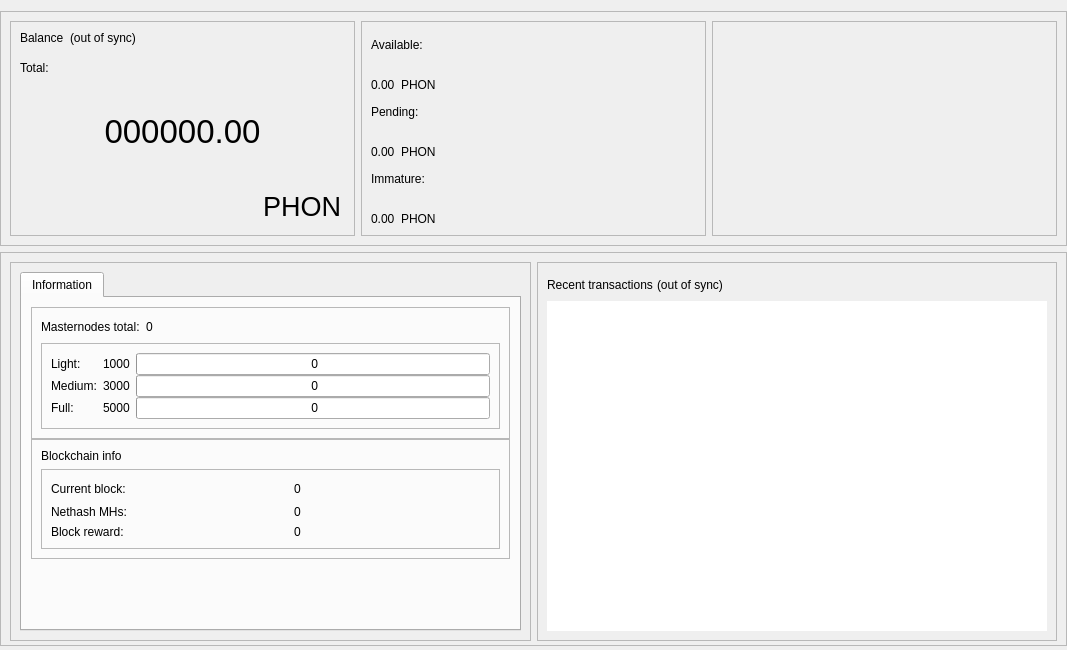
<?xml version="1.0" encoding="UTF-8"?>
<ui version="4.0">
 <class>OverviewPage</class>
 <widget class="QWidget" name="OverviewPage">
  <property name="geometry">
   <rect>
    <x>0</x>
    <y>0</y>
    <width>1067</width>
    <height>650</height>
   </rect>
  </property>
  <property name="minimumSize">
   <size>
    <width>960</width>
    <height>0</height>
   </size>
  </property>
  <property name="windowTitle">
   <string>Form</string>
  </property>
  <layout class="QVBoxLayout" name="topLayout">
   <property name="leftMargin">
    <number>0</number>
   </property>
   <property name="rightMargin">
    <number>0</number>
   </property>
   <property name="bottomMargin">
    <number>4</number>
   </property>
   <item>
    <layout class="QVBoxLayout" name="verticalLayout_main">
     <property name="sizeConstraint">
      <enum>QLayout::SetDefaultConstraint</enum>
     </property>
     <property name="leftMargin">
      <number>0</number>
     </property>
     <property name="rightMargin">
      <number>0</number>
     </property>
     <item>
      <widget class="QFrame" name="frame_blue">
       <property name="enabled">
        <bool>true</bool>
       </property>
       <property name="sizePolicy">
        <sizepolicy hsizetype="Preferred" vsizetype="Preferred">
         <horstretch>0</horstretch>
         <verstretch>0</verstretch>
        </sizepolicy>
       </property>
       <property name="minimumSize">
        <size>
         <width>1065</width>
         <height>220</height>
        </size>
       </property>
       <property name="maximumSize">
        <size>
         <width>16777215</width>
         <height>16777215</height>
        </size>
       </property>
       <property name="sizeIncrement">
        <size>
         <width>0</width>
         <height>0</height>
        </size>
       </property>
       <property name="baseSize">
        <size>
         <width>0</width>
         <height>500</height>
        </size>
       </property>
       <property name="frameShape">
        <enum>QFrame::StyledPanel</enum>
       </property>
       <property name="frameShadow">
        <enum>QFrame::Raised</enum>
       </property>
       <layout class="QHBoxLayout" name="horizontalLayout">
        <item>
         <widget class="QFrame" name="frame_blue_1">
          <property name="minimumSize">
           <size>
            <width>345</width>
            <height>200</height>
           </size>
          </property>
          <property name="maximumSize">
           <size>
            <width>16777215</width>
            <height>16777215</height>
           </size>
          </property>
          <property name="frameShape">
           <enum>QFrame::StyledPanel</enum>
          </property>
          <property name="frameShadow">
           <enum>QFrame::Raised</enum>
          </property>
          <layout class="QHBoxLayout" name="horizontalLayout_2">
           <item>
            <layout class="QVBoxLayout" name="verticalLayout">
             <item>
              <layout class="QHBoxLayout" name="horizontalLayout_3">
               <property name="spacing">
                <number>6</number>
               </property>
               <property name="sizeConstraint">
                <enum>QLayout::SetFixedSize</enum>
               </property>
               <item>
                <widget class="QLabel" name="label_5">
                 <property name="minimumSize">
                  <size>
                   <width>0</width>
                   <height>24</height>
                  </size>
                 </property>
                 <property name="maximumSize">
                  <size>
                   <width>16777215</width>
                   <height>24</height>
                  </size>
                 </property>
                 <property name="text">
                  <string>Balance</string>
                 </property>
                 <property name="alignment">
                  <set>Qt::AlignLeading|Qt::AlignLeft|Qt::AlignTop</set>
                 </property>
                </widget>
               </item>
               <item>
                <widget class="QLabel" name="labelWalletStatus">
                 <property name="minimumSize">
                  <size>
                   <width>0</width>
                   <height>24</height>
                  </size>
                 </property>
                 <property name="maximumSize">
                  <size>
                   <width>16777215</width>
                   <height>24</height>
                  </size>
                 </property>
                 <property name="text">
                  <string>(out of sync)</string>
                 </property>
                 <property name="alignment">
                  <set>Qt::AlignLeading|Qt::AlignLeft|Qt::AlignTop</set>
                 </property>
                </widget>
               </item>
               <item>
                <spacer name="horizontalSpacer">
                 <property name="orientation">
                  <enum>Qt::Horizontal</enum>
                 </property>
                 <property name="sizeHint" stdset="0">
                  <size>
                   <width>40</width>
                   <height>20</height>
                  </size>
                 </property>
                </spacer>
               </item>
              </layout>
             </item>
             <item>
              <widget class="QLabel" name="labelTotalText">
               <property name="maximumSize">
                <size>
                 <width>16777215</width>
                 <height>15</height>
                </size>
               </property>
               <property name="text">
                <string>Total:</string>
               </property>
              </widget>
             </item>
             <item>
              <widget class="QLabel" name="labelTotal">
               <property name="sizePolicy">
                <sizepolicy hsizetype="Preferred" vsizetype="Preferred">
                 <horstretch>0</horstretch>
                 <verstretch>0</verstretch>
                </sizepolicy>
               </property>
               <property name="minimumSize">
                <size>
                 <width>0</width>
                 <height>100</height>
                </size>
               </property>
               <property name="maximumSize">
                <size>
                 <width>16777215</width>
                 <height>100</height>
                </size>
               </property>
               <property name="font">
                <font>
                 <pointsize>25</pointsize>
                 <weight>50</weight>
                 <bold>false</bold>
                </font>
               </property>
               <property name="mouseTracking">
                <bool>false</bool>
               </property>
               <property name="text">
                <string>000000.00</string>
               </property>
               <property name="alignment">
                <set>Qt::AlignCenter</set>
               </property>
              </widget>
             </item>
             <item>
              <layout class="QHBoxLayout" name="horizontalLayout_11">
               <item>
                <spacer name="horizontalSpacer_8">
                 <property name="orientation">
                  <enum>Qt::Horizontal</enum>
                 </property>
                 <property name="sizeHint" stdset="0">
                  <size>
                   <width>40</width>
                   <height>20</height>
                  </size>
                 </property>
                </spacer>
               </item>
               <item>
                <widget class="QPushButton" name="blabel_PhoneCoin">
                 <property name="font">
                  <font>
                   <pointsize>20</pointsize>
                   <italic>false</italic>
                   <kerning>true</kerning>
                  </font>
                 </property>
                 <property name="cursor">
                  <cursorShape>PointingHandCursor</cursorShape>
                 </property>
                 <property name="text">
                  <string>PHON</string>
                 </property>
                 <property name="flat">
                  <bool>true</bool>
                 </property>
                </widget>
               </item>
              </layout>
             </item>
            </layout>
           </item>
          </layout>
         </widget>
        </item>
        <item>
         <widget class="QFrame" name="frame_blue_2">
          <property name="minimumSize">
           <size>
            <width>345</width>
            <height>200</height>
           </size>
          </property>
          <property name="maximumSize">
           <size>
            <width>16777215</width>
            <height>16777215</height>
           </size>
          </property>
          <property name="frameShape">
           <enum>QFrame::StyledPanel</enum>
          </property>
          <property name="frameShadow">
           <enum>QFrame::Raised</enum>
          </property>
          <layout class="QVBoxLayout" name="verticalLayout_3">
           <item>
            <layout class="QVBoxLayout" name="verticalLayout_2">
             <item>
              <widget class="QLabel" name="labelBalanceText">
               <property name="text">
                <string>Available:</string>
               </property>
              </widget>
             </item>
             <item>
              <layout class="QHBoxLayout" name="horizontalLayout_4">
               <item>
                <widget class="QLabel" name="labelBalance">
                 <property name="text">
                  <string>0.00</string>
                 </property>
                 <property name="alignment">
                  <set>Qt::AlignBottom|Qt::AlignLeading|Qt::AlignLeft</set>
                 </property>
                </widget>
               </item>
               <item>
                <widget class="QLabel" name="label_PhoneCoin2">
                 <property name="text">
                  <string>PHON</string>
                 </property>
                 <property name="alignment">
                  <set>Qt::AlignBottom|Qt::AlignLeading|Qt::AlignLeft</set>
                 </property>
                </widget>
               </item>
               <item>
                <spacer name="horizontalSpacer_3">
                 <property name="orientation">
                  <enum>Qt::Horizontal</enum>
                 </property>
                 <property name="sizeHint" stdset="0">
                  <size>
                   <width>40</width>
                   <height>20</height>
                  </size>
                 </property>
                </spacer>
               </item>
              </layout>
             </item>
             <item>
              <widget class="QLabel" name="labelPendingText">
               <property name="text">
                <string>Pending:</string>
               </property>
              </widget>
             </item>
             <item>
              <layout class="QHBoxLayout" name="horizontalLayout_5">
               <item>
                <widget class="QLabel" name="labelUnconfirmed">
                 <property name="text">
                  <string>0.00</string>
                 </property>
                 <property name="alignment">
                  <set>Qt::AlignBottom|Qt::AlignLeading|Qt::AlignLeft</set>
                 </property>
                </widget>
               </item>
               <item>
                <widget class="QLabel" name="label_PhoneCoin3">
                 <property name="text">
                  <string>PHON</string>
                 </property>
                 <property name="alignment">
                  <set>Qt::AlignBottom|Qt::AlignLeading|Qt::AlignLeft</set>
                 </property>
                </widget>
               </item>
               <item>
                <spacer name="horizontalSpacer_4">
                 <property name="orientation">
                  <enum>Qt::Horizontal</enum>
                 </property>
                 <property name="sizeHint" stdset="0">
                  <size>
                   <width>40</width>
                   <height>20</height>
                  </size>
                 </property>
                </spacer>
               </item>
              </layout>
             </item>
             <item>
              <widget class="QLabel" name="labelImmatureText">
               <property name="text">
                <string>Immature:</string>
               </property>
              </widget>
             </item>
             <item>
              <layout class="QHBoxLayout" name="horizontalLayout_6">
               <item>
                <widget class="QLabel" name="labelImmature">
                 <property name="text">
                  <string>0.00</string>
                 </property>
                 <property name="alignment">
                  <set>Qt::AlignBottom|Qt::AlignLeading|Qt::AlignLeft</set>
                 </property>
                </widget>
               </item>
               <item>
                <widget class="QLabel" name="label_PhoneCoin4">
                 <property name="text">
                  <string>PHON</string>
                 </property>
                 <property name="alignment">
                  <set>Qt::AlignBottom|Qt::AlignLeading|Qt::AlignLeft</set>
                 </property>
                </widget>
               </item>
               <item>
                <spacer name="horizontalSpacer_5">
                 <property name="orientation">
                  <enum>Qt::Horizontal</enum>
                 </property>
                 <property name="sizeHint" stdset="0">
                  <size>
                   <width>40</width>
                   <height>20</height>
                  </size>
                 </property>
                </spacer>
               </item>
              </layout>
             </item>
            </layout>
           </item>
          </layout>
         </widget>
        </item>
        <item>
         <spacer name="horizontalSpacer_9">
          <property name="orientation">
           <enum>Qt::Horizontal</enum>
          </property>
          <property name="sizeHint" stdset="0">
           <size>
            <width>40</width>
            <height>20</height>
           </size>
          </property>
         </spacer>
        </item>
        <item>
         <widget class="QFrame" name="frame_blue_3">
          <property name="minimumSize">
           <size>
            <width>345</width>
            <height>200</height>
           </size>
          </property>
          <property name="maximumSize">
           <size>
            <width>16777215</width>
            <height>16777215</height>
           </size>
          </property>
          <property name="frameShape">
           <enum>QFrame::StyledPanel</enum>
          </property>
          <property name="frameShadow">
           <enum>QFrame::Raised</enum>
          </property>
          <layout class="QVBoxLayout" name="verticalLayout_5">
           <item>
            <layout class="QVBoxLayout" name="verticalLayout_4"/>
           </item>
          </layout>
         </widget>
        </item>
       </layout>
      </widget>
     </item>
     <item>
      <widget class="QFrame" name="frame_bottom">
       <property name="minimumSize">
        <size>
         <width>0</width>
         <height>100</height>
        </size>
       </property>
       <property name="maximumSize">
        <size>
         <width>16777215</width>
         <height>16777215</height>
        </size>
       </property>
       <property name="frameShape">
        <enum>QFrame::StyledPanel</enum>
       </property>
       <property name="frameShadow">
        <enum>QFrame::Raised</enum>
       </property>
       <layout class="QHBoxLayout" name="horizontalLayout_7">
        <property name="bottomMargin">
         <number>4</number>
        </property>
        <item>
         <widget class="QFrame" name="frame_bottom_1">
          <property name="minimumSize">
           <size>
            <width>355</width>
            <height>100</height>
           </size>
          </property>
          <property name="maximumSize">
           <size>
            <width>16777215</width>
            <height>16777215</height>
           </size>
          </property>
          <property name="frameShape">
           <enum>QFrame::StyledPanel</enum>
          </property>
          <property name="frameShadow">
           <enum>QFrame::Raised</enum>
          </property>
          <layout class="QVBoxLayout" name="verticalLayout_9">
           <property name="bottomMargin">
            <number>9</number>
           </property>
           <item>
            <layout class="QVBoxLayout" name="verticalLayout_7">
             <item>
              <widget class="QTabWidget" name="AdditionalFeatures">
               <property name="currentIndex">
                <number>1</number>
               </property>
               <property name="tabBarAutoHide">
                <bool>false</bool>
               </property>
               <widget class="QWidget" name="TabInformation">
                <attribute name="title">
                 <string>Information</string>
                </attribute>
                <layout class="QVBoxLayout" name="verticalLayout_13">
                 <item>
                  <layout class="QVBoxLayout" name="verticalLayout_11">
                   <property name="spacing">
                    <number>0</number>
                   </property>
                   <item>
                    <layout class="QVBoxLayout" name="verticalLayout_16"/>
                   </item>
                   <item>
                    <widget class="QFrame" name="frameMnInfo">
                     <property name="minimumSize">
                      <size>
                       <width>0</width>
                       <height>100</height>
                      </size>
                     </property>
                     <property name="frameShape">
                      <enum>QFrame::StyledPanel</enum>
                     </property>
                     <property name="frameShadow">
                      <enum>QFrame::Raised</enum>
                     </property>
                     <layout class="QVBoxLayout" name="verticalLayout_17">
                      <item>
                       <layout class="QHBoxLayout" name="horizontalLayout_9">
                        <item>
                         <widget class="QLabel" name="labelMnTotal">
                          <property name="minimumSize">
                           <size>
                            <width>0</width>
                            <height>0</height>
                           </size>
                          </property>
                          <property name="maximumSize">
                           <size>
                            <width>16777215</width>
                            <height>16777215</height>
                           </size>
                          </property>
                          <property name="text">
                           <string>Masternodes total:</string>
                          </property>
                         </widget>
                        </item>
                        <item>
                         <widget class="QLabel" name="labelMnTotal_Value">
                          <property name="text">
                           <string>0</string>
                          </property>
                         </widget>
                        </item>
                        <item>
                         <spacer name="horizontalSpacer_7">
                          <property name="orientation">
                           <enum>Qt::Horizontal</enum>
                          </property>
                          <property name="sizeHint" stdset="0">
                           <size>
                            <width>40</width>
                            <height>20</height>
                           </size>
                          </property>
                         </spacer>
                        </item>
                       </layout>
                      </item>
                      <item>
                       <widget class="QFrame" name="frameMnInfoLevels">
                        <property name="minimumSize">
                         <size>
                          <width>0</width>
                          <height>80</height>
                         </size>
                        </property>
                        <property name="frameShape">
                         <enum>QFrame::StyledPanel</enum>
                        </property>
                        <property name="frameShadow">
                         <enum>QFrame::Raised</enum>
                        </property>
                        <layout class="QGridLayout" name="gridLayout_2">
                         <property name="horizontalSpacing">
                          <number>6</number>
                         </property>
                         <property name="verticalSpacing">
                          <number>0</number>
                         </property>
                         <item row="0" column="2">
                          <widget class="QProgressBar" name="graphMN1">
                           <property name="minimumSize">
                            <size>
                             <width>0</width>
                             <height>20</height>
                            </size>
                           </property>
                           <property name="maximumSize">
                            <size>
                             <width>16777215</width>
                             <height>16777215</height>
                            </size>
                           </property>
                           <property name="value">
                            <number>0</number>
                           </property>
                           <property name="format">
                            <string> %v</string>
                           </property>
                          </widget>
                         </item>
                         <item row="1" column="2">
                          <widget class="QProgressBar" name="graphMN2">
                           <property name="minimumSize">
                            <size>
                             <width>0</width>
                             <height>20</height>
                            </size>
                           </property>
                           <property name="maximumSize">
                            <size>
                             <width>16777215</width>
                             <height>16777215</height>
                            </size>
                           </property>
                           <property name="value">
                            <number>0</number>
                           </property>
                           <property name="format">
                            <string> %v</string>
                           </property>
                          </widget>
                         </item>
                         <item row="3" column="2">
                          <widget class="QProgressBar" name="graphMN3">
                           <property name="minimumSize">
                            <size>
                             <width>0</width>
                             <height>20</height>
                            </size>
                           </property>
                           <property name="maximumSize">
                            <size>
                             <width>16777215</width>
                             <height>16777215</height>
                            </size>
                           </property>
                           <property name="value">
                            <number>0</number>
                           </property>
                           <property name="format">
                            <string> %v</string>
                           </property>
                          </widget>
                         </item>
                         <item row="1" column="0">
                          <widget class="QLabel" name="label_2">
                           <property name="minimumSize">
                            <size>
                             <width>0</width>
                             <height>0</height>
                            </size>
                           </property>
                           <property name="maximumSize">
                            <size>
                             <width>16777215</width>
                             <height>16777215</height>
                            </size>
                           </property>
                           <property name="text">
                            <string>Medium:</string>
                           </property>
                          </widget>
                         </item>
                         <item row="3" column="0">
                          <widget class="QLabel" name="label_3">
                           <property name="minimumSize">
                            <size>
                             <width>0</width>
                             <height>0</height>
                            </size>
                           </property>
                           <property name="maximumSize">
                            <size>
                             <width>16777215</width>
                             <height>16777215</height>
                            </size>
                           </property>
                           <property name="text">
                            <string>Full:</string>
                           </property>
                          </widget>
                         </item>
                         <item row="0" column="0">
                          <widget class="QLabel" name="label">
                           <property name="minimumSize">
                            <size>
                             <width>0</width>
                             <height>0</height>
                            </size>
                           </property>
                           <property name="maximumSize">
                            <size>
                             <width>16777215</width>
                             <height>16777215</height>
                            </size>
                           </property>
                           <property name="text">
                            <string>Light:</string>
                           </property>
                          </widget>
                         </item>
                         <item row="0" column="1">
                          <widget class="QLabel" name="label_lcolat">
                           <property name="text">
                            <string>1000</string>
                           </property>
                          </widget>
                         </item>
                         <item row="1" column="1">
                          <widget class="QLabel" name="label_mcolat">
                           <property name="text">
                            <string>3000</string>
                           </property>
                          </widget>
                         </item>
                         <item row="3" column="1">
                          <widget class="QLabel" name="label_fcolat">
                           <property name="text">
                            <string>5000</string>
                           </property>
                          </widget>
                         </item>
                        </layout>
                       </widget>
                      </item>
                     </layout>
                    </widget>
                   </item>
                   <item>
                    <widget class="QFrame" name="frameBlockchainInfo">
                     <property name="minimumSize">
                      <size>
                       <width>0</width>
                       <height>100</height>
                      </size>
                     </property>
                     <property name="frameShape">
                      <enum>QFrame::StyledPanel</enum>
                     </property>
                     <property name="frameShadow">
                      <enum>QFrame::Raised</enum>
                     </property>
                     <layout class="QVBoxLayout" name="verticalLayout_18">
                      <item>
                       <widget class="QLabel" name="label_blockchaininfo">
                        <property name="text">
                         <string>Blockchain info</string>
                        </property>
                       </widget>
                      </item>
                      <item>
                       <widget class="QFrame" name="frameBlockchainInfoData">
                        <property name="minimumSize">
                         <size>
                          <width>0</width>
                          <height>0</height>
                         </size>
                        </property>
                        <property name="frameShape">
                         <enum>QFrame::StyledPanel</enum>
                        </property>
                        <property name="frameShadow">
                         <enum>QFrame::Raised</enum>
                        </property>
                        <layout class="QGridLayout" name="gridLayout_3">
                         <property name="verticalSpacing">
                          <number>6</number>
                         </property>
                         <item row="0" column="2">
                          <widget class="QLabel" name="label_CurrentBlock_value">
                           <property name="text">
                            <string>0</string>
                           </property>
                          </widget>
                         </item>
                         <item row="0" column="0">
                          <widget class="QLabel" name="label_CurrentBlock">
                           <property name="minimumSize">
                            <size>
                             <width>0</width>
                             <height>0</height>
                            </size>
                           </property>
                           <property name="maximumSize">
                            <size>
                             <width>16777215</width>
                             <height>16777215</height>
                            </size>
                           </property>
                           <property name="text">
                            <string>Current block:</string>
                           </property>
                          </widget>
                         </item>
                         <item row="1" column="2">
                          <widget class="QLabel" name="label_Nethash_value">
                           <property name="text">
                            <string>0</string>
                           </property>
                          </widget>
                         </item>
                         <item row="2" column="0">
                          <widget class="QLabel" name="label_CurrentBlockReward">
                           <property name="text">
                            <string>Block reward:</string>
                           </property>
                          </widget>
                         </item>
                         <item row="1" column="0">
                          <widget class="QLabel" name="label_Nethash">
                           <property name="text">
                            <string>Nethash MHs:</string>
                           </property>
                          </widget>
                         </item>
                         <item row="2" column="2">
                          <widget class="QLabel" name="label_CurrentBlockReward_value">
                           <property name="text">
                            <string>0</string>
                           </property>
                          </widget>
                         </item>
                         <item row="0" column="1">
                          <spacer name="horizontalSpacer_6">
                           <property name="orientation">
                            <enum>Qt::Horizontal</enum>
                           </property>
                           <property name="sizeType">
                            <enum>QSizePolicy::Fixed</enum>
                           </property>
                           <property name="sizeHint" stdset="0">
                            <size>
                             <width>40</width>
                             <height>20</height>
                            </size>
                           </property>
                          </spacer>
                         </item>
                        </layout>
                       </widget>
                      </item>
                     </layout>
                    </widget>
                   </item>
                   <item>
                    <spacer name="verticalSpacer_2">
                     <property name="orientation">
                      <enum>Qt::Vertical</enum>
                     </property>
                     <property name="sizeHint" stdset="0">
                      <size>
                       <width>20</width>
                       <height>10</height>
                      </size>
                     </property>
                    </spacer>
                   </item>
                  </layout>
                 </item>
                </layout>
               </widget>
              </widget>
             </item>
            </layout>
           </item>
          </layout>
         </widget>
        </item>
        <item>
         <widget class="QFrame" name="frame_bottom_2">
          <property name="minimumSize">
           <size>
            <width>0</width>
            <height>100</height>
           </size>
          </property>
          <property name="maximumSize">
           <size>
            <width>16777215</width>
            <height>16777215</height>
           </size>
          </property>
          <property name="frameShape">
           <enum>QFrame::StyledPanel</enum>
          </property>
          <property name="frameShadow">
           <enum>QFrame::Raised</enum>
          </property>
          <layout class="QVBoxLayout" name="verticalLayout_10">
           <item>
            <layout class="QVBoxLayout" name="verticalLayout_8">
             <property name="spacing">
              <number>4</number>
             </property>
             <item>
              <layout class="QHBoxLayout" name="horizontalLayout_8">
               <item>
                <widget class="QLabel" name="label_4">
                 <property name="minimumSize">
                  <size>
                   <width>0</width>
                   <height>25</height>
                  </size>
                 </property>
                 <property name="maximumSize">
                  <size>
                   <width>16777215</width>
                   <height>25</height>
                  </size>
                 </property>
                 <property name="text">
                  <string>Recent transactions</string>
                 </property>
                </widget>
               </item>
               <item>
                <widget class="QLabel" name="labelTransactionsStatus">
                 <property name="text">
                  <string>(out of sync)</string>
                 </property>
                </widget>
               </item>
               <item>
                <spacer name="horizontalSpacer_2">
                 <property name="orientation">
                  <enum>Qt::Horizontal</enum>
                 </property>
                 <property name="sizeHint" stdset="0">
                  <size>
                   <width>40</width>
                   <height>20</height>
                  </size>
                 </property>
                </spacer>
               </item>
              </layout>
             </item>
             <item>
              <widget class="QListView" name="listTransactions">
               <property name="sizePolicy">
                <sizepolicy hsizetype="Expanding" vsizetype="Expanding">
                 <horstretch>0</horstretch>
                 <verstretch>0</verstretch>
                </sizepolicy>
               </property>
               <property name="maximumSize">
                <size>
                 <width>16777215</width>
                 <height>600</height>
                </size>
               </property>
               <property name="styleSheet">
                <string notr="true"/>
               </property>
               <property name="frameShape">
                <enum>QFrame::NoFrame</enum>
               </property>
               <property name="verticalScrollBarPolicy">
                <enum>Qt::ScrollBarAlwaysOff</enum>
               </property>
               <property name="horizontalScrollBarPolicy">
                <enum>Qt::ScrollBarAlwaysOff</enum>
               </property>
               <property name="alternatingRowColors">
                <bool>true</bool>
               </property>
              </widget>
             </item>
            </layout>
           </item>
          </layout>
         </widget>
        </item>
       </layout>
      </widget>
     </item>
    </layout>
   </item>
  </layout>
 </widget>
 <resources/>
 <connections/>
</ui>
